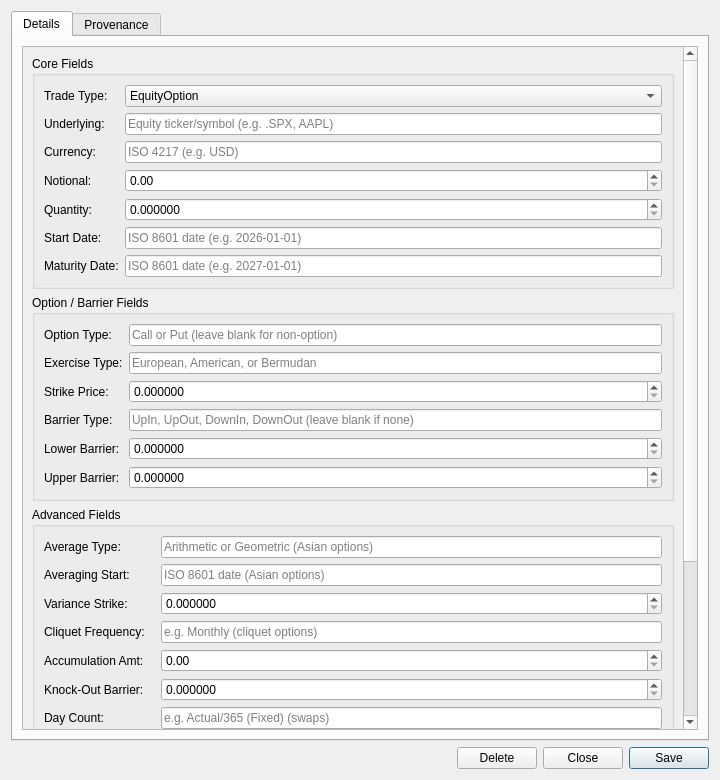
<?xml version="1.0" encoding="UTF-8"?>
<ui version="4.0">
 <class>EquityInstrumentDetailDialog</class>
 <widget class="QWidget" name="EquityInstrumentDetailDialog">
  <property name="geometry">
   <rect>
    <x>0</x>
    <y>0</y>
    <width>720</width>
    <height>780</height>
   </rect>
  </property>
  <property name="minimumSize">
   <size>
    <width>720</width>
    <height>780</height>
   </size>
  </property>
  <property name="windowTitle">
   <string>Equity Instrument Details</string>
  </property>
  <layout class="QVBoxLayout" name="verticalLayout">
   <item>
    <widget class="QTabWidget" name="tabWidget">
     <property name="currentIndex"><number>0</number></property>
     <widget class="QWidget" name="detailsTab">
      <attribute name="title"><string>Details</string></attribute>
      <layout class="QVBoxLayout" name="detailsLayout">
       <item>
        <widget class="QScrollArea" name="detailsScrollArea">
         <property name="widgetResizable"><bool>true</bool></property>
         <widget class="QWidget" name="detailsScrollContents">
          <property name="geometry">
           <rect><x>0</x><y>0</y><width>680</width><height>700</height></rect>
          </property>
          <layout class="QVBoxLayout" name="detailsScrollLayout">
           <item>
            <widget class="QGroupBox" name="coreGroup">
             <property name="title">
              <string>Core Fields</string>
             </property>
             <layout class="QFormLayout" name="coreFormLayout">
              <item row="0" column="0">
               <widget class="QLabel" name="labelTradeTypeCode">
                <property name="text"><string>Trade Type:</string></property>
               </widget>
              </item>
              <item row="0" column="1">
               <widget class="QComboBox" name="tradeTypeCodeCombo">
                <item><property name="text"><string>EquityOption</string></property></item>
                <item><property name="text"><string>EquityOptionPosition</string></property></item>
                <item><property name="text"><string>EquityPosition</string></property></item>
                <item><property name="text"><string>EquitySwap</string></property></item>
                <item><property name="text"><string>EquityForward</string></property></item>
                <item><property name="text"><string>EquityBarrierOption</string></property></item>
                <item><property name="text"><string>EquityAsianOption</string></property></item>
                <item><property name="text"><string>EquityVarianceSwap</string></property></item>
                <item><property name="text"><string>EquityVolatilitySwap</string></property></item>
                <item><property name="text"><string>EquityCliquetOption</string></property></item>
                <item><property name="text"><string>EquityAccumulator</string></property></item>
                <item><property name="text"><string>EquityTaRF</string></property></item>
                <item><property name="text"><string>EquityBasketOption</string></property></item>
                <item><property name="text"><string>EquityRainbowOption</string></property></item>
                <item><property name="text"><string>EquityWorstOfBasketSwap</string></property></item>
                <item><property name="text"><string>TotalReturnSwap</string></property></item>
               </widget>
              </item>
              <item row="1" column="0">
               <widget class="QLabel" name="labelUnderlyingCode">
                <property name="text"><string>Underlying:</string></property>
               </widget>
              </item>
              <item row="1" column="1">
               <widget class="QLineEdit" name="underlyingCodeEdit">
                <property name="placeholderText">
                 <string>Equity ticker/symbol (e.g. .SPX, AAPL)</string>
                </property>
               </widget>
              </item>
              <item row="2" column="0">
               <widget class="QLabel" name="labelCurrency">
                <property name="text"><string>Currency:</string></property>
               </widget>
              </item>
              <item row="2" column="1">
               <widget class="QLineEdit" name="currencyEdit">
                <property name="placeholderText">
                 <string>ISO 4217 (e.g. USD)</string>
                </property>
               </widget>
              </item>
              <item row="3" column="0">
               <widget class="QLabel" name="labelNotional">
                <property name="text"><string>Notional:</string></property>
               </widget>
              </item>
              <item row="3" column="1">
               <widget class="QDoubleSpinBox" name="notionalSpinBox">
                <property name="decimals"><number>2</number></property>
                <property name="minimum"><double>0.000000000000000</double></property>
                <property name="maximum"><double>999999999999.000000000000000</double></property>
                <property name="singleStep"><double>1000.000000000000000</double></property>
               </widget>
              </item>
              <item row="4" column="0">
               <widget class="QLabel" name="labelQuantity">
                <property name="text"><string>Quantity:</string></property>
               </widget>
              </item>
              <item row="4" column="1">
               <widget class="QDoubleSpinBox" name="quantitySpinBox">
                <property name="decimals"><number>6</number></property>
                <property name="minimum"><double>0.000000000000000</double></property>
                <property name="maximum"><double>999999999.000000000000000</double></property>
                <property name="toolTip"><string>Number of shares/contracts (0 = not applicable)</string></property>
               </widget>
              </item>
              <item row="5" column="0">
               <widget class="QLabel" name="labelStartDate">
                <property name="text"><string>Start Date:</string></property>
               </widget>
              </item>
              <item row="5" column="1">
               <widget class="QLineEdit" name="startDateEdit">
                <property name="placeholderText">
                 <string>ISO 8601 date (e.g. 2026-01-01)</string>
                </property>
               </widget>
              </item>
              <item row="6" column="0">
               <widget class="QLabel" name="labelMaturityDate">
                <property name="text"><string>Maturity Date:</string></property>
               </widget>
              </item>
              <item row="6" column="1">
               <widget class="QLineEdit" name="maturityDateEdit">
                <property name="placeholderText">
                 <string>ISO 8601 date (e.g. 2027-01-01)</string>
                </property>
               </widget>
              </item>
             </layout>
            </widget>
           </item>
           <item>
            <widget class="QGroupBox" name="optionBarrierGroup">
             <property name="title">
              <string>Option / Barrier Fields</string>
             </property>
             <layout class="QFormLayout" name="optionFormLayout">
              <item row="0" column="0">
               <widget class="QLabel" name="labelOptionType">
                <property name="text"><string>Option Type:</string></property>
               </widget>
              </item>
              <item row="0" column="1">
               <widget class="QLineEdit" name="optionTypeEdit">
                <property name="placeholderText">
                 <string>Call or Put (leave blank for non-option)</string>
                </property>
               </widget>
              </item>
              <item row="1" column="0">
               <widget class="QLabel" name="labelExerciseType">
                <property name="text"><string>Exercise Type:</string></property>
               </widget>
              </item>
              <item row="1" column="1">
               <widget class="QLineEdit" name="exerciseTypeEdit">
                <property name="placeholderText">
                 <string>European, American, or Bermudan</string>
                </property>
               </widget>
              </item>
              <item row="2" column="0">
               <widget class="QLabel" name="labelStrikePrice">
                <property name="text"><string>Strike Price:</string></property>
               </widget>
              </item>
              <item row="2" column="1">
               <widget class="QDoubleSpinBox" name="strikePriceSpinBox">
                <property name="decimals"><number>6</number></property>
                <property name="minimum"><double>0.000000000000000</double></property>
                <property name="maximum"><double>999999999.000000000000000</double></property>
                <property name="toolTip"><string>Strike price (0 = not applicable)</string></property>
               </widget>
              </item>
              <item row="3" column="0">
               <widget class="QLabel" name="labelBarrierType">
                <property name="text"><string>Barrier Type:</string></property>
               </widget>
              </item>
              <item row="3" column="1">
               <widget class="QLineEdit" name="barrierTypeEdit">
                <property name="placeholderText">
                 <string>UpIn, UpOut, DownIn, DownOut (leave blank if none)</string>
                </property>
               </widget>
              </item>
              <item row="4" column="0">
               <widget class="QLabel" name="labelLowerBarrier">
                <property name="text"><string>Lower Barrier:</string></property>
               </widget>
              </item>
              <item row="4" column="1">
               <widget class="QDoubleSpinBox" name="lowerBarrierSpinBox">
                <property name="decimals"><number>6</number></property>
                <property name="minimum"><double>0.000000000000000</double></property>
                <property name="maximum"><double>999999999.000000000000000</double></property>
                <property name="toolTip"><string>Lower barrier level (0 = not applicable)</string></property>
               </widget>
              </item>
              <item row="5" column="0">
               <widget class="QLabel" name="labelUpperBarrier">
                <property name="text"><string>Upper Barrier:</string></property>
               </widget>
              </item>
              <item row="5" column="1">
               <widget class="QDoubleSpinBox" name="upperBarrierSpinBox">
                <property name="decimals"><number>6</number></property>
                <property name="minimum"><double>0.000000000000000</double></property>
                <property name="maximum"><double>999999999.000000000000000</double></property>
                <property name="toolTip"><string>Upper barrier level (0 = not applicable)</string></property>
               </widget>
              </item>
             </layout>
            </widget>
           </item>
           <item>
            <widget class="QGroupBox" name="advancedGroup">
             <property name="title">
              <string>Advanced Fields</string>
             </property>
             <layout class="QFormLayout" name="advancedFormLayout">
              <item row="0" column="0">
               <widget class="QLabel" name="labelAverageType">
                <property name="text"><string>Average Type:</string></property>
               </widget>
              </item>
              <item row="0" column="1">
               <widget class="QLineEdit" name="averageTypeEdit">
                <property name="placeholderText">
                 <string>Arithmetic or Geometric (Asian options)</string>
                </property>
               </widget>
              </item>
              <item row="1" column="0">
               <widget class="QLabel" name="labelAveragingStartDate">
                <property name="text"><string>Averaging Start:</string></property>
               </widget>
              </item>
              <item row="1" column="1">
               <widget class="QLineEdit" name="averagingStartDateEdit">
                <property name="placeholderText">
                 <string>ISO 8601 date (Asian options)</string>
                </property>
               </widget>
              </item>
              <item row="2" column="0">
               <widget class="QLabel" name="labelVarianceStrike">
                <property name="text"><string>Variance Strike:</string></property>
               </widget>
              </item>
              <item row="2" column="1">
               <widget class="QDoubleSpinBox" name="varianceStrikeSpinBox">
                <property name="decimals"><number>6</number></property>
                <property name="minimum"><double>0.000000000000000</double></property>
                <property name="maximum"><double>9999.000000000000000</double></property>
                <property name="toolTip"><string>Strike variance for variance/vol swaps (0 = not applicable)</string></property>
               </widget>
              </item>
              <item row="3" column="0">
               <widget class="QLabel" name="labelCliquetFrequencyCode">
                <property name="text"><string>Cliquet Frequency:</string></property>
               </widget>
              </item>
              <item row="3" column="1">
               <widget class="QLineEdit" name="cliquetFrequencyCodeEdit">
                <property name="placeholderText">
                 <string>e.g. Monthly (cliquet options)</string>
                </property>
               </widget>
              </item>
              <item row="4" column="0">
               <widget class="QLabel" name="labelAccumulationAmount">
                <property name="text"><string>Accumulation Amt:</string></property>
               </widget>
              </item>
              <item row="4" column="1">
               <widget class="QDoubleSpinBox" name="accumulationAmountSpinBox">
                <property name="decimals"><number>2</number></property>
                <property name="minimum"><double>0.000000000000000</double></property>
                <property name="maximum"><double>999999999.000000000000000</double></property>
                <property name="toolTip"><string>Per-fixing accumulation amount (accumulators)</string></property>
               </widget>
              </item>
              <item row="5" column="0">
               <widget class="QLabel" name="labelKnockOutBarrier">
                <property name="text"><string>Knock-Out Barrier:</string></property>
               </widget>
              </item>
              <item row="5" column="1">
               <widget class="QDoubleSpinBox" name="knockOutBarrierSpinBox">
                <property name="decimals"><number>6</number></property>
                <property name="minimum"><double>0.000000000000000</double></property>
                <property name="maximum"><double>999999999.000000000000000</double></property>
                <property name="toolTip"><string>Knock-out barrier level (accumulators, 0 = not applicable)</string></property>
               </widget>
              </item>
              <item row="6" column="0">
               <widget class="QLabel" name="labelDayCountCode">
                <property name="text"><string>Day Count:</string></property>
               </widget>
              </item>
              <item row="6" column="1">
               <widget class="QLineEdit" name="dayCountCodeEdit">
                <property name="placeholderText">
                 <string>e.g. Actual/365 (Fixed) (swaps)</string>
                </property>
               </widget>
              </item>
              <item row="7" column="0">
               <widget class="QLabel" name="labelPaymentFrequencyCode">
                <property name="text"><string>Payment Frequency:</string></property>
               </widget>
              </item>
              <item row="7" column="1">
               <widget class="QLineEdit" name="paymentFrequencyCodeEdit">
                <property name="placeholderText">
                 <string>e.g. Annual, Quarterly (swaps)</string>
                </property>
               </widget>
              </item>
              <item row="8" column="0">
               <widget class="QLabel" name="labelReturnType">
                <property name="text"><string>Return Type:</string></property>
               </widget>
              </item>
              <item row="8" column="1">
               <widget class="QLineEdit" name="returnTypeEdit">
                <property name="placeholderText">
                 <string>TotalReturn or PriceReturn (equity swaps)</string>
                </property>
               </widget>
              </item>
              <item row="9" column="0">
               <widget class="QLabel" name="labelBasketJson">
                <property name="text"><string>Basket JSON:</string></property>
               </widget>
              </item>
              <item row="9" column="1">
               <widget class="QPlainTextEdit" name="basketJsonEdit">
                <property name="minimumSize">
                 <size><width>0</width><height>60</height></size>
                </property>
                <property name="maximumSize">
                 <size><width>16777215</width><height>120</height></size>
                </property>
                <property name="placeholderText">
                 <string>[{"code":"AAPL","weight":0.5},{"code":"GOOG","weight":0.5}]</string>
                </property>
                <property name="toolTip"><string>JSON array of basket constituents (basket/rainbow products)</string></property>
               </widget>
              </item>
              <item row="10" column="0">
               <widget class="QLabel" name="labelDescription">
                <property name="text"><string>Description:</string></property>
               </widget>
              </item>
              <item row="10" column="1">
               <widget class="QPlainTextEdit" name="descriptionEdit">
                <property name="minimumSize">
                 <size><width>0</width><height>60</height></size>
                </property>
                <property name="maximumSize">
                 <size><width>16777215</width><height>120</height></size>
                </property>
                <property name="placeholderText">
                 <string>Enter a description (optional)</string>
                </property>
               </widget>
              </item>
             </layout>
            </widget>
           </item>
           <item>
            <spacer name="verticalSpacer">
             <property name="orientation"><enum>Qt::Vertical</enum></property>
             <property name="sizeHint" stdset="0">
              <size><width>20</width><height>20</height></size>
             </property>
            </spacer>
           </item>
          </layout>
         </widget>
        </widget>
       </item>
      </layout>
     </widget>
     <widget class="QWidget" name="provenanceTab">
      <attribute name="title"><string>Provenance</string></attribute>
      <layout class="QVBoxLayout" name="provenanceTabLayout">
       <item>
        <widget class="ores::qt::ProvenanceWidget" name="provenanceWidget" native="true"/>
       </item>
      </layout>
     </widget>
    </widget>
   </item>
   <item>
    <layout class="QHBoxLayout" name="buttonLayout">
     <item>
      <spacer name="horizontalSpacer">
       <property name="orientation"><enum>Qt::Horizontal</enum></property>
       <property name="sizeHint" stdset="0">
        <size><width>40</width><height>20</height></size>
       </property>
      </spacer>
     </item>
     <item>
      <widget class="QPushButton" name="deleteButton">
       <property name="text"><string>Delete</string></property>
      </widget>
     </item>
     <item>
      <widget class="QPushButton" name="closeButton">
       <property name="text"><string>Close</string></property>
      </widget>
     </item>
     <item>
      <widget class="QPushButton" name="saveButton">
       <property name="text"><string>Save</string></property>
       <property name="default"><bool>true</bool></property>
      </widget>
     </item>
    </layout>
   </item>
  </layout>
 </widget>
 <customwidgets>
  <customwidget>
   <class>ores::qt::ProvenanceWidget</class>
   <extends>QWidget</extends>
   <header>ores.qt/ProvenanceWidget.hpp</header>
  </customwidget>
 </customwidgets>
 <resources/>
 <connections/>
</ui>
